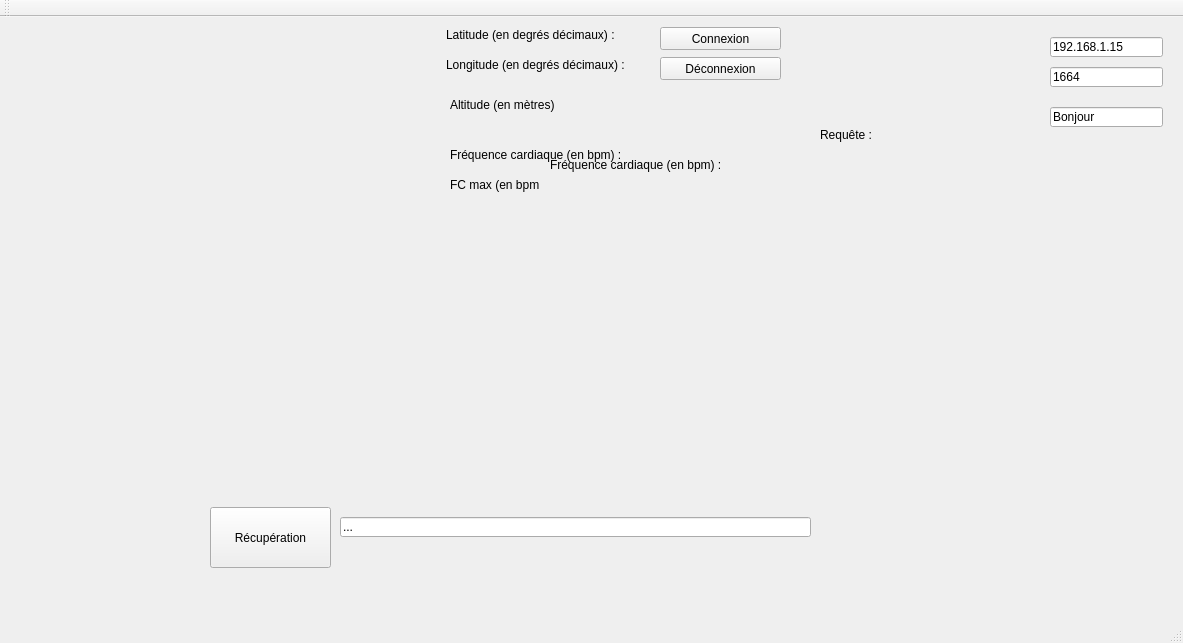
<?xml version="1.0" encoding="UTF-8"?>
<ui version="4.0">
 <class>MainWindow</class>
 <widget class="QMainWindow" name="MainWindow">
  <property name="geometry">
   <rect>
    <x>0</x>
    <y>0</y>
    <width>1183</width>
    <height>643</height>
   </rect>
  </property>
  <property name="windowTitle">
   <string>Client TCP v0.1</string>
  </property>
  <widget class="QWidget" name="centralWidget">
   <widget class="QLabel" name="label_1">
    <property name="geometry">
     <rect>
      <x>446</x>
      <y>10</y>
      <width>171</width>
      <height>16</height>
     </rect>
    </property>
    <property name="text">
     <string>Latitude (en degrés décimaux) :</string>
    </property>
   </widget>
   <widget class="QLabel" name="label_2">
    <property name="geometry">
     <rect>
      <x>446</x>
      <y>40</y>
      <width>191</width>
      <height>16</height>
     </rect>
    </property>
    <property name="text">
     <string>Longitude (en degrés décimaux) :</string>
    </property>
   </widget>
   <widget class="QLabel" name="label_3">
    <property name="geometry">
     <rect>
      <x>820</x>
      <y>110</y>
      <width>71</width>
      <height>16</height>
     </rect>
    </property>
    <property name="text">
     <string>Requête :</string>
    </property>
   </widget>
   <widget class="QLineEdit" name="lineEdit_ip">
    <property name="geometry">
     <rect>
      <x>1050</x>
      <y>20</y>
      <width>113</width>
      <height>20</height>
     </rect>
    </property>
    <property name="text">
     <string>192.168.1.15</string>
    </property>
   </widget>
   <widget class="QLineEdit" name="lineEdit_port">
    <property name="geometry">
     <rect>
      <x>1050</x>
      <y>50</y>
      <width>113</width>
      <height>20</height>
     </rect>
    </property>
    <property name="text">
     <string>1664</string>
    </property>
   </widget>
   <widget class="QLineEdit" name="lineEdit_requete">
    <property name="geometry">
     <rect>
      <x>1050</x>
      <y>90</y>
      <width>113</width>
      <height>20</height>
     </rect>
    </property>
    <property name="text">
     <string>Bonjour</string>
    </property>
   </widget>
   <widget class="QLabel" name="label_4">
    <property name="geometry">
     <rect>
      <x>450</x>
      <y>80</y>
      <width>191</width>
      <height>16</height>
     </rect>
    </property>
    <property name="text">
     <string>Altitude (en mètres)</string>
    </property>
   </widget>
   <widget class="QLineEdit" name="lineEdit_reponse">
    <property name="geometry">
     <rect>
      <x>340</x>
      <y>500</y>
      <width>471</width>
      <height>20</height>
     </rect>
    </property>
    <property name="text">
     <string>...</string>
    </property>
   </widget>
   <widget class="QPushButton" name="connexionButton">
    <property name="geometry">
     <rect>
      <x>660</x>
      <y>10</y>
      <width>121</width>
      <height>23</height>
     </rect>
    </property>
    <property name="text">
     <string>Connexion</string>
    </property>
   </widget>
   <widget class="QPushButton" name="deconnexionButton">
    <property name="geometry">
     <rect>
      <x>660</x>
      <y>40</y>
      <width>121</width>
      <height>23</height>
     </rect>
    </property>
    <property name="text">
     <string>Déconnexion</string>
    </property>
   </widget>
   <widget class="QPushButton" name="envoiButton">
    <property name="geometry">
     <rect>
      <x>210</x>
      <y>490</y>
      <width>121</width>
      <height>61</height>
     </rect>
    </property>
    <property name="text">
     <string>Récupération</string>
    </property>
   </widget>
   <widget class="QLabel" name="label_5">
    <property name="geometry">
     <rect>
      <x>450</x>
      <y>130</y>
      <width>191</width>
      <height>16</height>
     </rect>
    </property>
    <property name="text">
     <string>Fréquence cardiaque (en bpm) :</string>
    </property>
   </widget>
   <widget class="QLabel" name="label_6">
    <property name="geometry">
     <rect>
      <x>450</x>
      <y>160</y>
      <width>191</width>
      <height>16</height>
     </rect>
    </property>
    <property name="text">
     <string>FC max (en bpm</string>
    </property>
   </widget>
   <widget class="QLabel" name="label_7">
    <property name="geometry">
     <rect>
      <x>550</x>
      <y>140</y>
      <width>191</width>
      <height>16</height>
     </rect>
    </property>
    <property name="text">
     <string>Fréquence cardiaque (en bpm) :</string>
    </property>
   </widget>
  </widget>
  <widget class="QMenuBar" name="menuBar">
   <property name="geometry">
    <rect>
     <x>0</x>
     <y>0</y>
     <width>1183</width>
     <height>22</height>
    </rect>
   </property>
  </widget>
  <widget class="QToolBar" name="mainToolBar">
   <attribute name="toolBarArea">
    <enum>TopToolBarArea</enum>
   </attribute>
   <attribute name="toolBarBreak">
    <bool>false</bool>
   </attribute>
  </widget>
  <widget class="QStatusBar" name="statusBar"/>
 </widget>
 <layoutdefault spacing="6" margin="11"/>
 <resources/>
 <connections/>
</ui>
